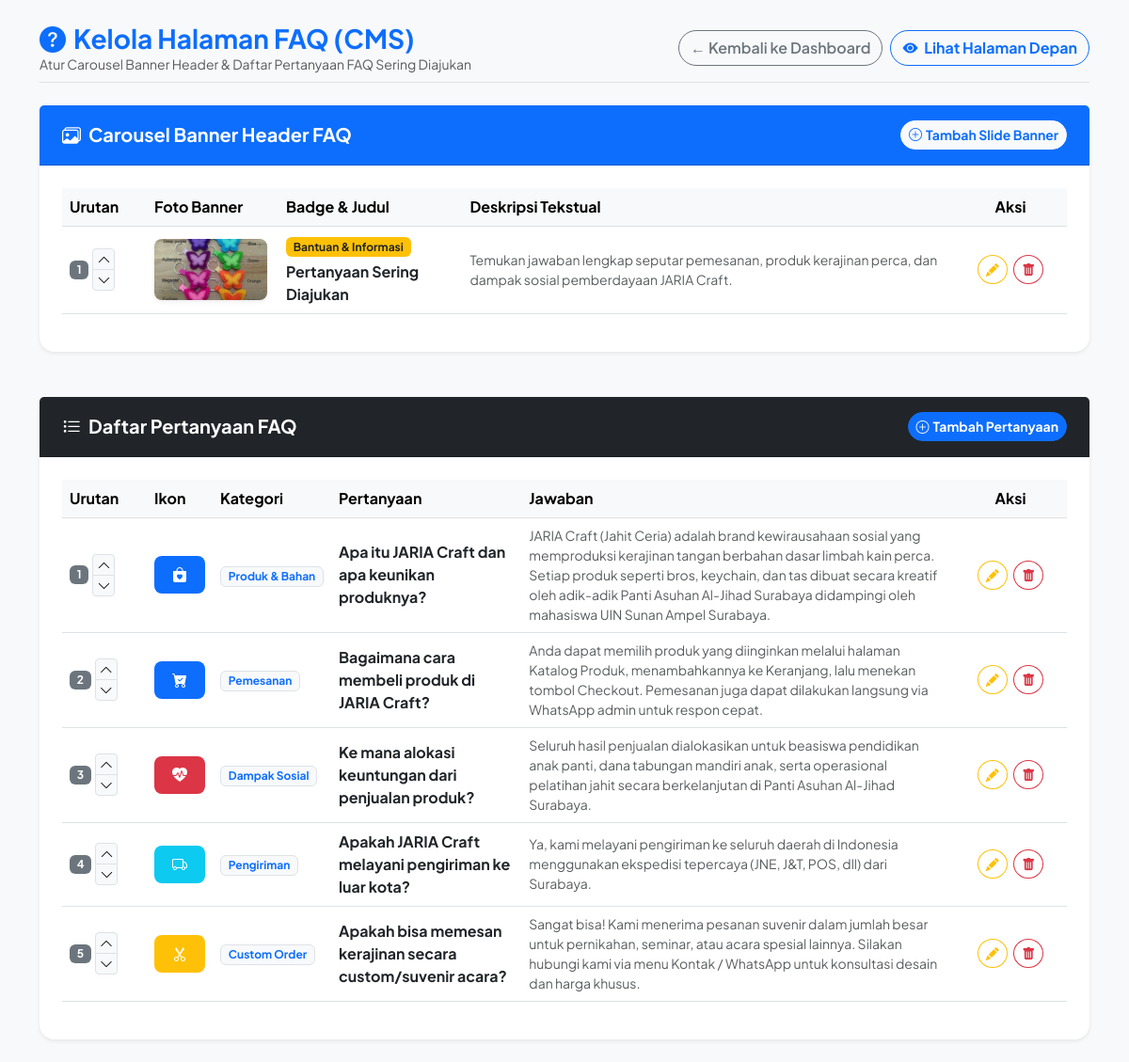
Screenshot of /admin/faq.php (signed in) with the database file from the repository.
### tables this page shows
CREATE TABLE `faq_banners` (
  `id` int(11) NOT NULL,
  `image_path` varchar(255) NOT NULL,
  `badge_text` varchar(255) DEFAULT 'Bantuan & Informasi',
  `title` varchar(255) DEFAULT 'Pertanyaan Sering Diajukan',
  `description` text DEFAULT NULL,
  `sort_order` int(11) DEFAULT 0,
  `is_active` tinyint(1) DEFAULT 1,
  `created_at` datetime DEFAULT current_timestamp()
);

CREATE TABLE `faqs` (
  `id` int(11) NOT NULL,
  `category` varchar(100) NOT NULL DEFAULT 'Umum',
  `icon` varchar(100) DEFAULT 'bi-question-circle-fill',
  `color` varchar(50) DEFAULT 'primary',
  `question` text NOT NULL,
  `answer` text NOT NULL,
  `sort_order` int(11) DEFAULT 0,
  `is_active` tinyint(1) DEFAULT 1,
  `created_at` datetime DEFAULT current_timestamp()
);

### admin/faq.php (the view, shortened to what this page needs)
<?php
require_once __DIR__ . '/../includes/database.php';
$banners = $pdo->query("SELECT * FROM faq_banners ORDER BY sort_order ASC, id ASC")->fetchAll(PDO::FETCH_ASSOC);
$faqs_list = $pdo->query("SELECT * FROM faqs ORDER BY sort_order ASC, id ASC")->fetchAll(PDO::FETCH_ASSOC);
$next_banner_order = count($banners) + 1;
$next_faq_order = count($faqs_list) + 1;
?>
<!DOCTYPE html>
<html lang="id">
<head>
    <link href="https://cdn.jsdelivr.net/npm/bootstrap@5.3.0/dist/css/bootstrap.min.css" rel="stylesheet">
    <link rel="stylesheet" href="https://cdn.jsdelivr.net/npm/bootstrap-icons@1.11.1/font/bootstrap-icons.css">
</head>
<body class="py-4">
<div class="container">
    <div class="d-flex align-items-center justify-content-between mb-4 pb-2 border-bottom">
        <div>
            <h3 class="fw-bold text-primary mb-0"><i class="bi bi-question-circle-fill me-2"></i>Kelola Halaman FAQ (CMS)</h3>
            <p class="text-muted small mb-0">Atur Carousel Banner Header & Daftar Pertanyaan FAQ Sering Diajukan</p>
        </div>
        <div class="d-flex gap-2">
            <a href="index.php" class="btn btn-outline-secondary rounded-pill fw-semibold">&larr; Kembali ke Dashboard</a>
            <a href="../faq.php" target="_blank" class="btn btn-outline-primary rounded-pill fw-bold">
                <i class="bi bi-eye-fill me-1"></i> Lihat Halaman Depan
            </a>
        </div>
    </div>
    <div class="card border-0 shadow-sm rounded-4 mb-5">
        <div class="card-header bg-primary text-white py-3 px-4 d-flex align-items-center justify-content-between">
            <h5 class="fw-bold mb-0"><i class="bi bi-images me-2"></i>Carousel Banner Header FAQ</h5>
            <button class="btn btn-light text-primary btn-sm rounded-pill fw-bold" data-bs-toggle="modal" data-bs-target="#modalAddBanner" onclick="document.getElementById('add_banner_sort').value='<?php echo $next_banner_order; ?>'">
                <i class="bi bi-plus-circle me-1"></i>Tambah Slide Banner
            </button>
        </div>
        <div class="card-body p-4">
            <div class="table-responsive">
                <table class="table table-hover align-middle">
                    <thead class="table-light">
                        <tr>
                            <th width="90">Urutan</th>
                            <th width="140">Foto Banner</th>
                            <th>Badge & Judul</th>
                            <th>Deskripsi Tekstual</th>
                            <th width="120" class="text-center">Aksi</th>
                        </tr>
                    </thead>
                    <tbody>
                        <?php if (empty($banners)): ?>
                            <tr><td colspan="5" class="text-center py-4 text-muted">Belum ada slide banner.</td></tr>
                        <?php else: ?>
                            <?php foreach ($banners as $b): ?>
                                <tr>
                                    <td>
                                        <div class="d-flex align-items-center gap-1">
                                            <span class="badge bg-secondary"><?php echo $b['sort_order']; ?></span>
                                            <div class="btn-group-vertical btn-group-sm">
                                                <a href="?reorder_banner=1&id=<?php echo $b['id']; ?>&dir=up" class="btn btn-light btn-xs p-0 px-1 border" title="Naikkan"><i class="bi bi-chevron-up"></i></a>
                                                <a href="?reorder_banner=1&id=<?php echo $b['id']; ?>&dir=down" class="btn btn-light btn-xs p-0 px-1 border" title="Turunkan"><i class="bi bi-chevron-down"></i></a>
                                            </div>
                                        </div>
                                    </td>
                                    <td><img src="../<?php echo htmlspecialchars($b['image_path']); ?>" class="banner-thumb shadow-sm"></td>
                                    <td>
                                        <span class="badge bg-warning text-dark small mb-1"><?php echo htmlspecialchars($b['badge_text']); ?></span>
                                        <div class="fw-bold"><?php echo htmlspecialchars($b['title']); ?></div>
                                    </td>
                                    <td class="small text-muted"><?php echo htmlspecialchars($b['description']); ?></td>
                                    <td class="text-center">
                                        <button class="btn btn-sm btn-outline-warning rounded-circle me-1" onclick='editBanner(<?php echo json_encode($b); ?>)'><i class="bi bi-pencil-fill"></i></button>
                                        <form method="POST" class="d-inline" onsubmit="return confirm('Hapus slide banner ini?')">
                                            <button class="btn btn-sm btn-outline-danger rounded-circle"><i class="bi bi-trash-fill"></i></button>
                                        </form>
                                    </td>
                                </tr>
                            <?php endforeach; ?>
                        <?php endif; ?>
                    </tbody>
                </table>
            </div>
        </div>
    </div>
    <div class="card border-0 shadow-sm rounded-4">
        <div class="card-header bg-dark text-white py-3 px-4 d-flex align-items-center justify-content-between">
            <h5 class="fw-bold mb-0"><i class="bi bi-list-task me-2"></i>Daftar Pertanyaan FAQ</h5>
            <button class="btn btn-primary btn-sm rounded-pill fw-bold" onclick="openAddFaqModal(<?php echo $next_faq_order; ?>)">
                <i class="bi bi-plus-circle me-1"></i>Tambah Pertanyaan
            </button>
        </div>
        <div class="card-body p-4">
            <div class="table-responsive">
                <table class="table table-hover align-middle">
                    <thead class="table-light">
                        <tr>
                            <th width="90">Urutan</th>
                            <th width="70">Ikon</th>
                            <th>Kategori</th>
                            <th>Pertanyaan</th>
                            <th>Jawaban</th>
                            <th width="120" class="text-center">Aksi</th>
                        </tr>
                    </thead>
                    <tbody>
                        <?php if (empty($faqs_list)): ?>
                            <tr><td colspan="6" class="text-center py-4 text-muted">Belum ada daftar pertanyaan FAQ.</td></tr>
                        <?php else: ?>
                            <?php foreach ($faqs_list as $f): ?>
                                <tr>
                                    <td>
                                        <div class="d-flex align-items-center gap-1">
                                            <span class="badge bg-secondary"><?php echo $f['sort_order']; ?></span>
                                            <div class="btn-group-vertical btn-group-sm">
                                                <a href="?reorder_faq=1&id=<?php echo $f['id']; ?>&dir=up" class="btn btn-light btn-xs p-0 px-1 border" title="Naikkan"><i class="bi bi-chevron-up"></i></a>
                                                <a href="?reorder_faq=1&id=<?php echo $f['id']; ?>&dir=down" class="btn btn-light btn-xs p-0 px-1 border" title="Turunkan"><i class="bi bi-chevron-down"></i></a>
                                            </div>
                                        </div>
                                    </td>
                                    <td>
                                        <div class="bg-<?php echo $f['color']; ?> text-white p-2 text-center rounded-3 fs-6">
                                            <i class="bi <?php echo $f['icon']; ?>"></i>
                                        </div>
                                    </td>
                                    <td><span class="badge bg-light text-primary border"><?php echo htmlspecialchars($f['category']); ?></span></td>
                                    <td><strong class="text-dark"><?php echo htmlspecialchars($f['question']); ?></strong></td>
                                    <td class="small text-muted"><?php echo htmlspecialchars($f['answer']); ?></td>
                                    <td class="text-center">
                                        <button class="btn btn-sm btn-outline-warning rounded-circle me-1" onclick='editFaq(<?php echo json_encode($f); ?>)'><i class="bi bi-pencil-fill"></i></button>
                                        <form method="POST" class="d-inline" onsubmit="return confirm('Hapus pertanyaan FAQ ini?')">
                                            <button class="btn btn-sm btn-outline-danger rounded-circle"><i class="bi bi-trash-fill"></i></button>
                                        </form>
                                    </td>
                                </tr>
                            <?php endforeach; ?>
                        <?php endif; ?>
                    </tbody>
                </table>
            </div>
        </div>
    </div>
</div>
</body>
</html>

### admin/faq.php (style rules this page uses)
body { font-family: 'Plus Jakarta Sans', sans-serif; background-color: #f8f9fa; }
.banner-thumb { width: 120px; height: 65px; object-fit: cover; border-radius: 8px; }

### rows the page displays
faq_banners: sort_order "1", image_path (picture), badge_text "Bantuan & Informasi", title "Pertanyaan Sering Diajukan", description "Temukan jawaban lengkap seputar pemesanan, produk kerajinan perca, dan dampak sosial pemberdayaan JARIA Craft."
faqs: sort_order "1", category "Produk & Bahan", question "Apa itu JARIA Craft dan apa keunikan produknya?", answer "JARIA Craft (Jahit Ceria) adalah brand kewirausahaan sosial yang memproduksi kerajinan tangan berbahan dasar limbah kain perca. Setiap produk seperti bros, keychain, dan tas dibuat secara kreatif oleh adik-adik Panti Asuhan Al-Jihad Surabaya didampingi oleh mahasiswa UIN Sunan Ampel Surabaya."
faqs: sort_order "2", category "Pemesanan", question "Bagaimana cara membeli produk di JARIA Craft?", answer "Anda dapat memilih produk yang diinginkan melalui halaman Katalog Produk, menambahkannya ke Keranjang, lalu menekan tombol Checkout. Pemesanan juga dapat dilakukan langsung via WhatsApp admin untuk respon cepat."
faqs: sort_order "3", category "Dampak Sosial", question "Ke mana alokasi keuntungan dari penjualan produk?", answer "Seluruh hasil penjualan dialokasikan untuk beasiswa pendidikan anak panti, dana tabungan mandiri anak, serta operasional pelatihan jahit secara berkelanjutan di Panti Asuhan Al-Jihad Surabaya."
faqs: sort_order "4", category "Pengiriman", question "Apakah JARIA Craft melayani pengiriman ke luar kota?", answer "Ya, kami melayani pengiriman ke seluruh daerah di Indonesia menggunakan ekspedisi tepercaya (JNE, J&T, POS, dll) dari Surabaya."
faqs: sort_order "5", category "Custom Order", question "Apakah bisa memesan kerajinan secara custom/suvenir acara?", answer "Sangat bisa! Kami menerima pesanan suvenir dalam jumlah besar untuk pernikahan, seminar, atau acara spesial lainnya. Silakan hubungi kami via menu Kontak / WhatsApp untuk konsultasi desain dan harga khusus."
